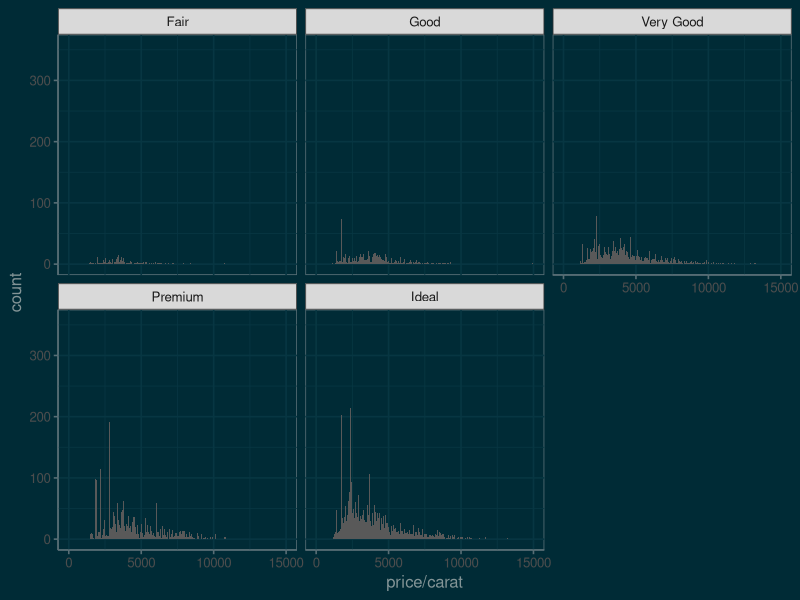
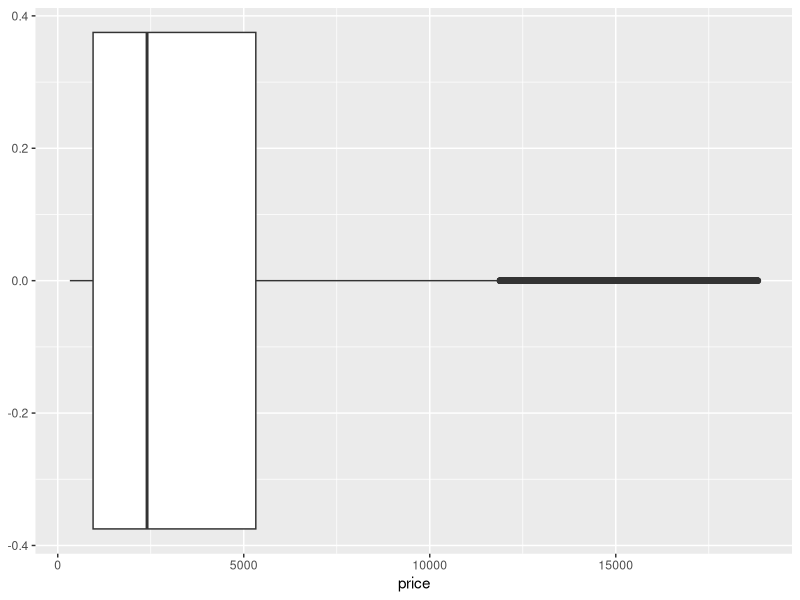
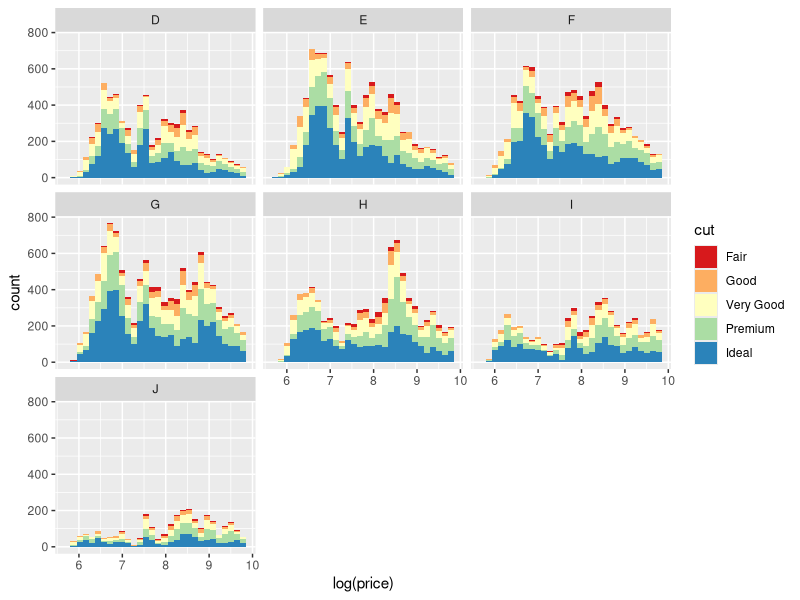
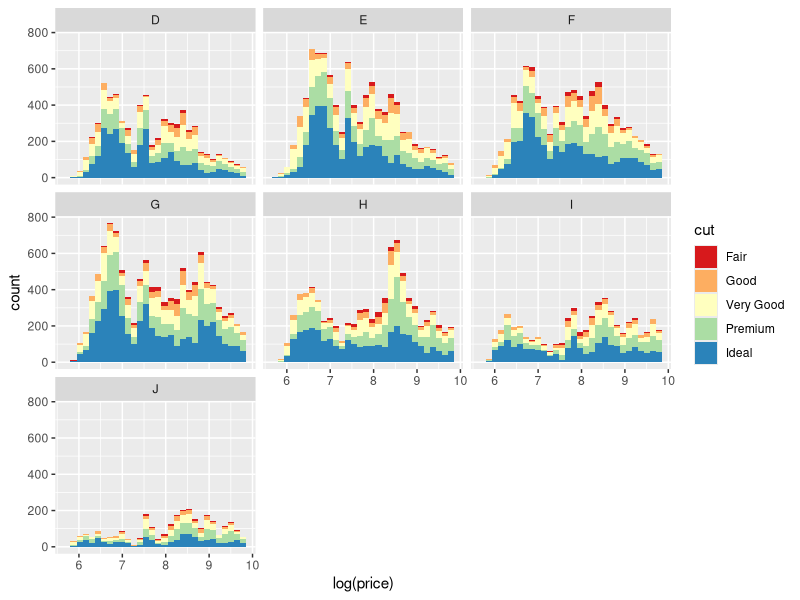
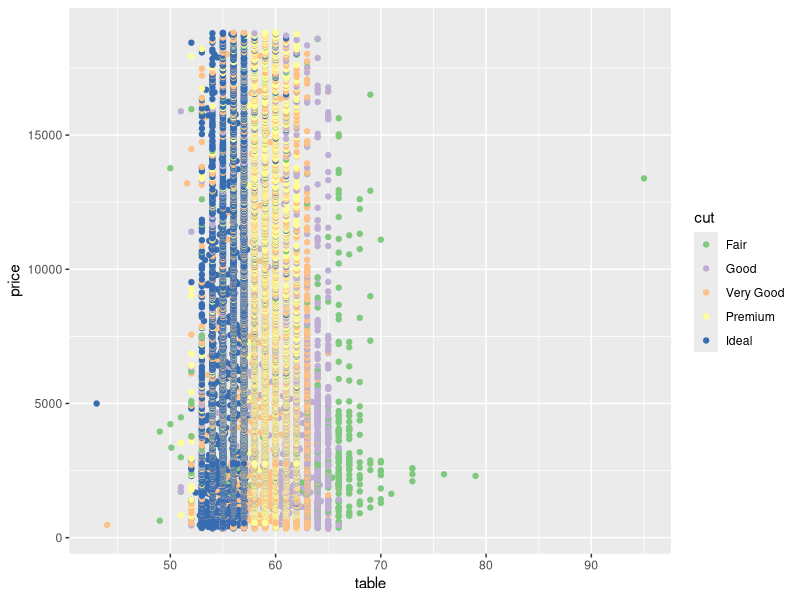
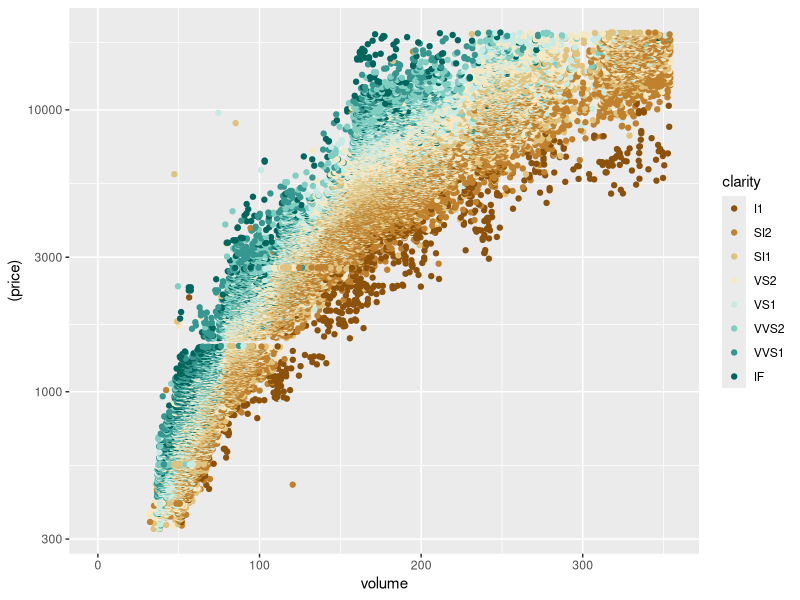

Write the R code that produced these figures, in order.
library(ggplot2)
di<-data(diamonds)
summary(diamonds)
length(diamonds)
str(diamonds)
levels(diamonds$color)
?diamonds
library(ggthemes) 
di<-diamonds
ggplot(aes(x=price/carat),data=diamonds)+
  geom_histogram(binwidth = 10)+
    scale_x_continuous(limits=c(0,15000))+
  facet_wrap(~cut)+
  theme_solarized(light = FALSE)+
  scale_color_solarized('red')
  
by(diamonds$price, diamonds$cut,summary)

ggplot(aes(x=price),data=subset(diamonds, !is.na(diamonds$price)))+
  geom_boxplot()
# Investigate the price per carat of diamonds across
# the different colors of diamonds using boxplots.


ggplot(aes(x=log(price)),data=di)+
  geom_histogram(aes(fill=cut))+
  facet_wrap(~color)+
  scale_fill_brewer(palette = 'Spectral')


ggplot(data=diamonds, aes(x=log(price))) + geom_histogram(aes(fill = cut)) +
  facet_wrap(~color) +
  scale_fill_brewer(palette="Spectral")



ggplot(aes(x=table,y=price),data=diamonds)+
  geom_point(aes(color=cut))+
  scale_color_brewer(type= 'qual')


di$volume<-di$x*di$y*di$z



# Create a scatterplot of diamond price vs.
# volume (x * y * z) and color the points by
# the clarity of diamonds. Use scale on the y-axis
# to take the log10 of price. You should also
# omit the top 1% of diamond volumes from the plot.

# Note: Volume is a very rough approximation of
# a diamond's actual volume.

# The plot should look something like this.
# http://i.imgur.com/excUpea.jpg

# Note: In the link, a color palette of type
# 'div' was used to color the scatterplot using
# scale_color_brewer(type = 'div')

# This assignment is not graded and
# will be marked as correct when you submit.

# ENTER YOUR CODE BELOW THIS LINE
# ===========================================



ggplot(aes(x=volume,y=(price)),data=subset(di, di$volume!=0))+
  geom_point(aes(color=clarity))+
  scale_color_brewer(type='div')+
  xlim(0,quantile(di$volume,0.99))+
  scale_y_log10()
